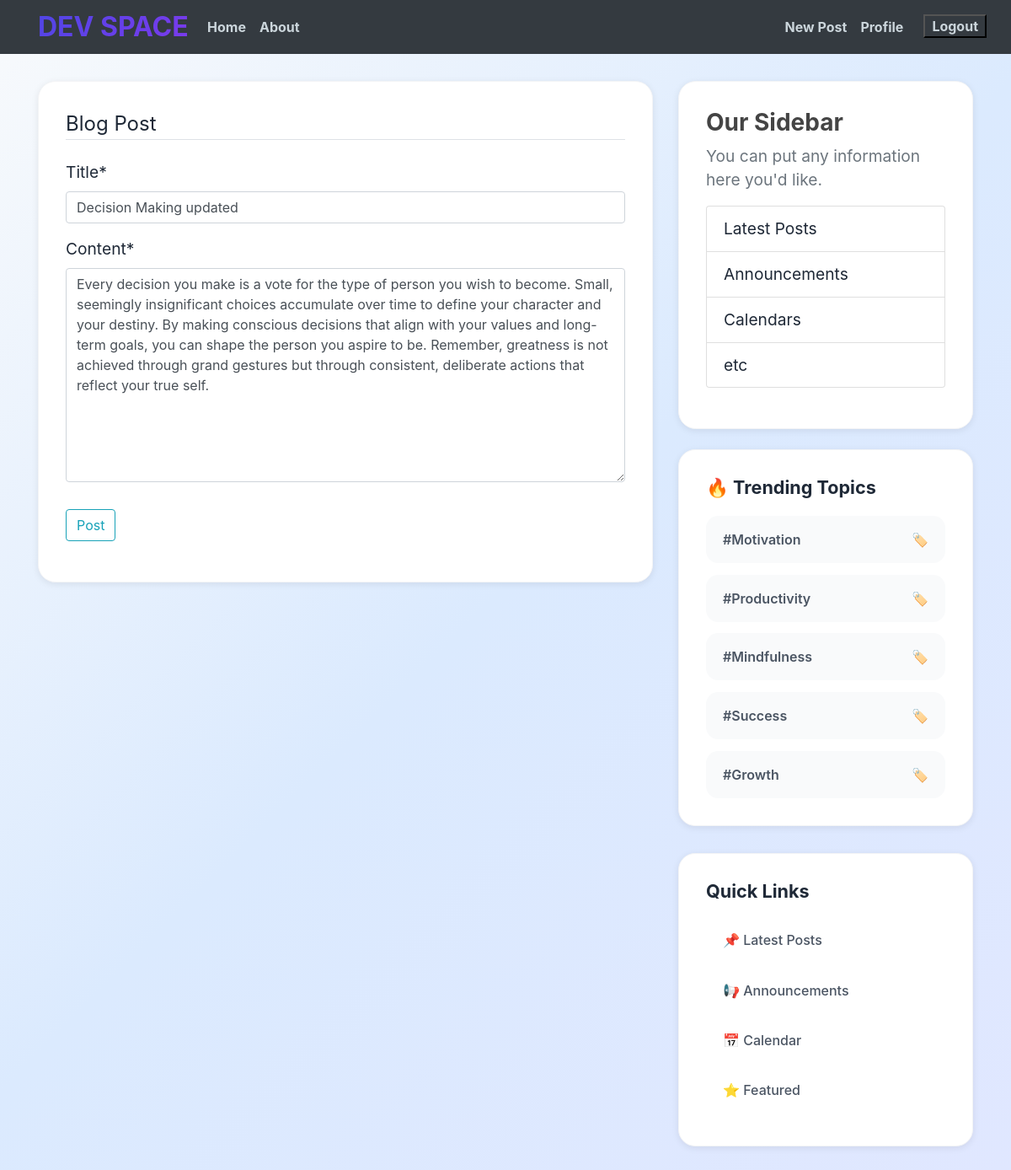
Page /post/93/update/ (signed in) on the committed database.
### blog/models.py (models this page shows, shortened)
class post(models.Model):
    title = models.CharField(max_length=100)
    content = models.TextField()
    date_posted = models.DateTimeField(default=timezone.now)
    author = models.ForeignKey(User, on_delete=models.CASCADE)

### blog/views.py (the view, shortened to what this page needs)
# urls.py: path('post/<int:pk>/update/', PostUpdateView.as_view(), name='post-update'),
class PostUpdateView(LoginRequiredMixin, UserPassesTestMixin, UpdateView):
    model = post
    fields = ['title', 'content']
    def test_func(self):
        post_obj = self.get_object()
        return self.request.user == post_obj.author

### blog/templates/blog/post_form.html (shortened to what this page needs)
 {% extends "blog/base.html" %}
 {% load crispy_forms_tags %}
{% block content %}
    <div class="content-section">
        <form method="POST">
            <fieldset class="form-group">
                <legend class="border-bottom mb-4"> Blog Post</legend>
                {{ form|crispy }}
            </fieldset>
                <div class="form-group">
                    <button class="btn btn-outline-info" type="submit">Post</button>
                </div>
            </form>
            </div>
{% endblock content %}

### blog/static/blog/main.css (style rules this page uses)
* { margin: 0; padding: 0; box-sizing: border-box; }
body { margin-top: 6rem; font-family: -apple-system, BlinkMacSystemFont, 'Segoe UI', Roboto, Oxygen, Ubuntu, Cantarell, sans-serif; background: linear-gradient(135deg, #f8fafc 0%, #dbeafe 50%, #e0e7ff 100%); min-height: 100vh; color: #1f2937; }
.content-section { background: white; border-radius: 1.3rem; padding: 2rem; margin-bottom: 1.5rem; box-shadow: 0 2px 8px rgba(0, 0, 0, 0.08); border: 1px solid #f3f4f6; transition: all 0.4s; font-size: 1.2rem; }

### rows in the picture
post: title "Decision Making updated", content "Every decision you make is a vote for the type of person you wish to become. Small, seemingly insignificant choices accumulate over time to define your character and your destiny. By making conscious decisions that align with your values and long-term goals, you can shape the person you aspire to be. Remember, greatness is not achieved through grand gestures but through consistent, deliberate actions that reflect your true self."
